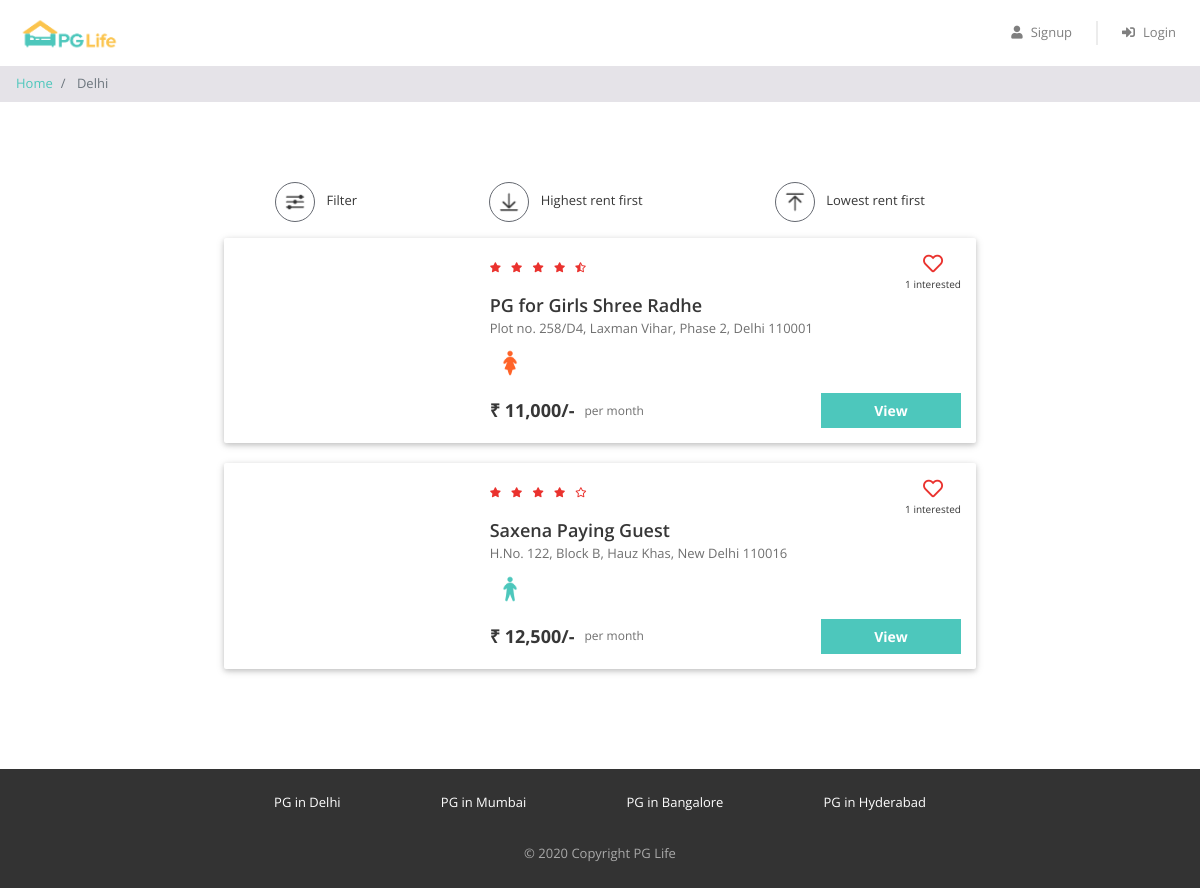
The app's page /backend/property_list.php?city=Delhi with its own data.
### tables this page shows
CREATE TABLE `properties` (
  `id` INT AUTO_INCREMENT PRIMARY KEY,
  `city_id` INT NOT NULL,
  `name` VARCHAR(255) NOT NULL,
  `address` VARCHAR(500) NOT NULL,
  `description` TEXT NOT NULL,
  `gender` ENUM('male', 'female', 'unisex') NOT NULL,
  `rent` INT NOT NULL,
  `rating_clean` FLOAT NOT NULL,
  `rating_food` FLOAT NOT NULL,
  `rating_safety` FLOAT NOT NULL,
  FOREIGN KEY (`city_id`) REFERENCES `cities` (`id`) ON DELETE CASCADE
);

### backend/property_list.php (the view, shortened to what this page needs)
<?php
require "includes/database_connect.php";
$city_name = $_GET["city"];
$sql_1 = "SELECT * FROM cities WHERE name = '$city_name'";
$result_1 = mysqli_query($conn, $sql_1);
$city = mysqli_fetch_assoc($result_1);
$city_id = $city['id'];
$sql_2 = "SELECT * FROM properties WHERE city_id = $city_id";
$result_2 = mysqli_query($conn, $sql_2);
$properties = mysqli_fetch_all($result_2, MYSQLI_ASSOC);
$sql_3 = "SELECT *
            FROM interested_users_properties iup
            INNER JOIN properties p ON iup.property_id = p.id
            WHERE p.city_id = $city_id";
$result_3 = mysqli_query($conn, $sql_3);
$interested_users_properties = mysqli_fetch_all($result_3, MYSQLI_ASSOC);
?>
<!DOCTYPE html>
<html lang="en">
<head>
    <?php
    include "includes/head_links.php";
    ?>
    <link href="css/property_list.css" rel="stylesheet" />
</head>
<body>
    <?php
    include "includes/header.php";
    ?>
    <nav aria-label="breadcrumb">
        <ol class="breadcrumb py-2">
            <li class="breadcrumb-item">
                <a href="index.php">Home</a>
            </li>
            <li class="breadcrumb-item active" aria-current="page">
                <?php echo $city_name; ?>
            </li>
        </ol>
    </nav>
    <div class="page-container">
        <div class="filter-bar row justify-content-around">
            <div class="col-auto" data-toggle="modal" data-target="#filter-modal">
                <img src="img/filter.png" alt="filter" />
                <span>Filter</span>
            </div>
            <div class="col-auto">
                <img src="img/desc.png" alt="sort-desc" />
                <span>Highest rent first</span>
            </div>
            <div class="col-auto">
                <img src="img/asc.png" alt="sort-asc" />
                <span>Lowest rent first</span>
            </div>
        </div>
        <?php
        foreach ($properties as $property) {
        ?>
            <div class="property-card property-id-<?= $property['id'] ?> row">
                <div class="image-container col-md-4">
                </div>
                <div class="content-container col-md-8">
                    <div class="row no-gutters justify-content-between">
                        <?php
                        $total_rating = ($property['rating_clean'] + $property['rating_food'] + $property['rating_safety']) / 3;
                        $total_rating = round($total_rating, 1);
                        ?>
                        <div class="star-container" title="<?= $total_rating ?>">
                            <?php
                            $rating = $total_rating;
                            for ($i = 0; $i < 5; $i++) {
                                if ($rating >= $i + 0.8) {
                            ?>
                                    <i class="fas fa-star"></i>
                                <?php
                                } elseif ($rating >= $i + 0.3) {
                                ?>
                                    <i class="fas fa-star-half-alt"></i>
                                <?php
                                } else {
                                ?>
                                    <i class="far fa-star"></i>
                            <?php
                                }
                            }
                            ?>
                        </div>
                        <div class="interested-container">
                            <?php
                            $interested_users_count = 0;
                            $is_interested = false;
                            foreach ($interested_users_properties as $interested_user_property) {
                                if ($interested_user_property['property_id'] == $property['id']) {
                                    $interested_users_count++;
                                }
                            }
                            if ($is_interested) {
                            ?>
                                <i class="is-interested-image fas fa-heart" property_id="<?= $property['id'] ?>"></i>
                            <?php
                            } else {
                            ?>
                                <i class="is-interested-image far fa-heart" property_id="<?= $property['id'] ?>"></i>
                            <?php
                            }
                            ?>
                            <div class="interested-text">
                                <span class="interested-user-count"><?= $interested_users_count ?></span> interested
                            </div>
                        </div>
                    </div>
                    <div class="detail-container">
                        <div class="property-name"><?= $property['name'] ?></div>
                        <div class="property-address"><?= $property['address'] ?></div>
                        <div class="property-gender">
                            <?php
                            if ($property['gender'] == "male") {
                            ?>
                                <img src="img/male.png" />
                            <?php
                            } elseif ($property['gender'] == "female") {
                            ?>
                                <img src="img/female.png" />
                            <?php
                            } else {
                            ?>
                                <img src="img/unisex.png" />
                            <?php
                            }
                            ?>
                        </div>
                    </div>
                    <div class="row no-gutters">
                        <div class="rent-container col-6">
                            <div class="rent">₹ <?= number_format($property['rent']) ?>/-</div>
                            <div class="rent-unit">per month</div>
                        </div>
                        <div class="button-container col-6">
                            <a href="property_detail.php?property_id=<?= $property['id'] ?>" class="btn btn-primary">View</a>
                        </div>
                    </div>
                </div>
            </div>
        <?php
        }
        ?>
    </div>
    <?php
    include "includes/footer.php";
    ?>
</body>
</html>

### backend/css/common.css (style rules this page uses)
* { box-sizing: border-box; font-family: 'Open Sans', sans-serif; }
body { color: #373737; font-size: 16px; position: relative; }
.btn-primary, .btn-warning, .btn-danger { color: white; font-weight: bold; }
.breadcrumb { background-color: #e5e3e8; font-size: 13px; border-radius: 0px; margin-bottom: 0px; }
.page-container { max-width: 800px; padding: 80px 24px; margin: auto; }

### backend/css/property_list.css (style rules this page uses)
.filter-bar > div { cursor: pointer; font-size: 13px; text-align: center; margin-bottom: 16px; }
.filter-bar img { width: 40px; height: 40px; border-radius: 40px; border: 1px solid #646870; padding: 6px; margin-right: 8px; }
.property-card { background-color: #ffffff; border-radius: 2px; padding: 15px 0px; margin: 0px auto 20px; box-shadow: 0 2px 5px 0 rgba(0, 0, 0, 0.16), 0 2px 10px 0 rgba(0, 0, 0, 0.12); }
.image-container { text-align: center; }
.star-container i { color: #EA322E; font-size: 10px; margin-right: 6px; }
.interested-container { text-align: center; }
.interested-container i { color: #EA322E; font-size: 20px; cursor: pointer; }
.interested-text { font-size: 10px; }
.detail-container { padding-bottom: 10px; }
.property-name { font-size: 18px; font-weight: 600; }
.property-address { color: #6f6f6f; font-size: 13px; padding-bottom: 5px; }
.property-gender img { width: 40px; }
.rent-container { display: flex; align-items: center; }
.rent { font-size: 18px; font-weight: bold; padding-right: 10px; }
.rent-unit { color: #6f6f6f; font-size: 12px; }
.button-container .btn { font-size: 14px; border-radius: 0px; width: 140px; float: right; }

### records on screen
properties: interested_users_count "1", name "PG for Girls Shree Radhe", address "Plot no. 258/D4, Laxman Vihar, Phase 2, Delhi 110001", rent "11,000"
properties: rating_clean 4 (drawn), interested_users_count "1", name "Saxena Paying Guest", address "H.No. 122, Block B, Hauz Khas, New Delhi 110016", rent "12,500"

### other values on screen
$city_name "Delhi"
